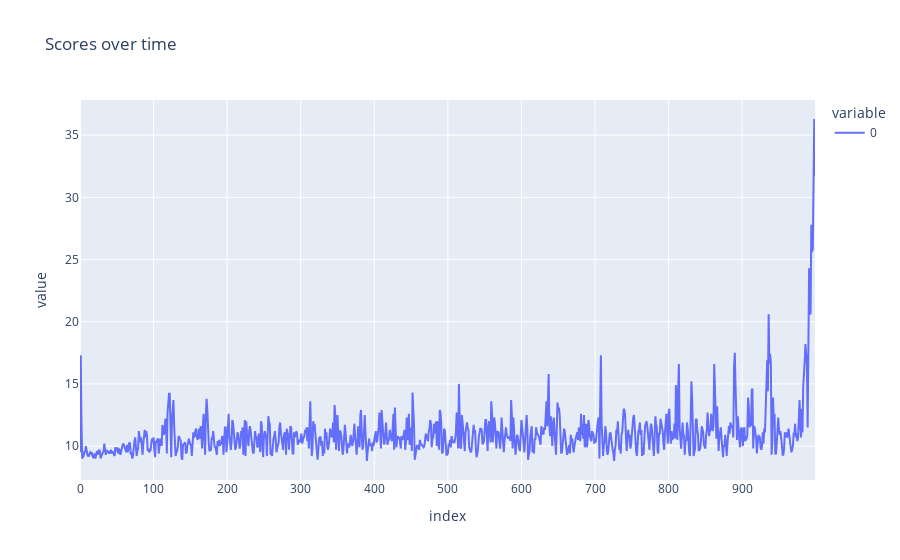

Write notebook code for a chart like this one.
### Markdown cell above
This is interesting. These changes actually seem to have hurt the training process. Lets see if its argmax or the batching that is the problem.

### Argmax, with batching

### Code cell
if __name__ == "__main__":
    BATCH_SIZE = 10
    env = gym.make("CartPole-v1")
    policy = Policy(
        state_size=OBSERVATION_SPACE_SHAPE[0],
        action_size=ACTION_SPACE_SIZE,
        hidden_sizes=HIDDEN_SIZES,
    ).to(DEVICE)
    optimizer = optim.Adam(policy.parameters(), lr=LR)
    scores = reinforce_train_batch(env=env, policy=policy, optimizer=optimizer, gamma=GAMMA, num_episodes=NUM_EPISODES, batch_size=BATCH_SIZE, max_t=MAX_T)
    # Calculate the mean of the last 10 % of the scores
    last_10_percent_mean = sum(scores[int(NUM_EPISODES*0.9):]) / (NUM_EPISODES*0.1)
    fig = px.line(scores, title="Scores over time")
    fig.show()
    ExperimentManager(name=f"Batch Size {BATCH_SIZE} + Argmax Results", primary_metric="last_10_percent_mean", file=__file__).commit(metrics={"last_10_percent_mean": last_10_percent_mean})

### Figure 1 — Plotly figure (JSON) as saved in the notebook; plotly's stock layout.template omitted (floating-point values rounded to 4 significant figures; data arrays with more than 128 entries replaced by an {"elided": "..."} marker saying what was removed)
{"data": [{"hovertemplate": "variable=0<br>index=%{x}<br>value=%{y}<extra></extra>", "legendgroup": "0", "line": {"color": "#636efa", "dash": "solid"}, "marker": {"symbol": "circle"}, "mode": "lines", "name": "0", "orientation": "v", "showlegend": true, "type": "scatter", "x": {"elided": "1000 int values"}, "xaxis": "x", "y": {"elided": "1000 float values"}, "yaxis": "y"}], "layout": {"legend": {"title": {"text": "variable"}, "tracegroupgap": 0}, "title": {"text": "Scores over time"}, "xaxis": {"anchor": "y", "domain": [0, 1], "title": {"text": "index"}}, "yaxis": {"anchor": "x", "domain": [0, 1], "title": {"text": "value"}}}}
